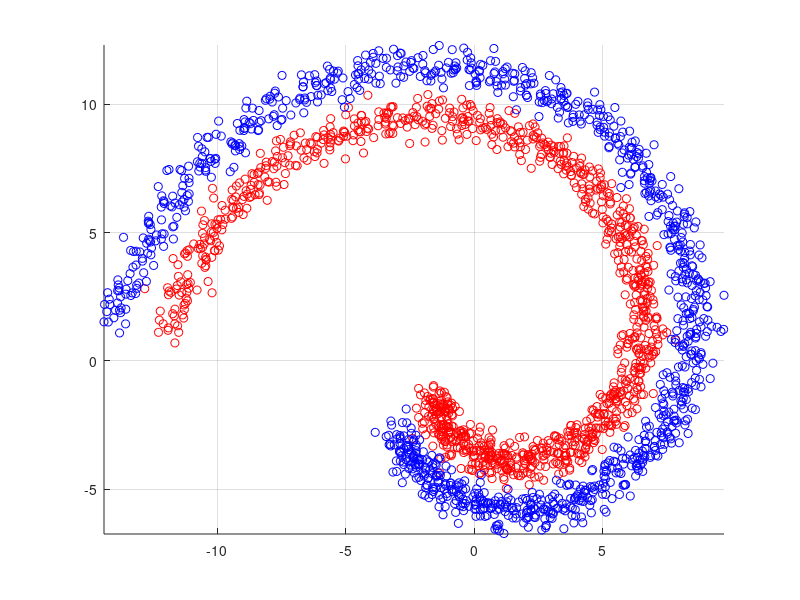

Here is the MATLAB script that generated this plot: (Note: this script raises an error after producing the figure.)
%A-Vzer
function [] = Matlab_NL_SVM_Classification()
        
    %% generate a random dataset
    [samples_c1 samples_c2] = generateDataset();
    N_SAMPLES = size(samples_c1,2);
         
    %% show samples
    figure(1)
    clf
    hold on
    plot(samples_c1(1,:),samples_c1(2,:),'ro')
    plot(samples_c2(1,:),samples_c2(2,:),'bo')   
    grid on
    axis equal
    drawnow
    
    
    
    %% fit the non-linear SVM (hint: use fitcsvm with a rbf kernelfunction)
    X = zeros(N_SAMPLES*2,2);
    y = zeros(1,N_SAMPLES*2);
    for i = 1:N_SAMPLES
        X(i,1) = samples_c1(1,i);
        X(i,2) = samples_c1(2,i);
        X(i+N_SAMPLES,1) = samples_c2(1,i);
        X(i+N_SAMPLES,2) = samples_c2(2,i);
        y(1,i) = 1;
        y(1,i+N_SAMPLES) = -1;
    end
    Mdl = fitcsvm(X,y,'KernelFunction','rbf');
            
    
    %% generate test samples
    [X Y]     = meshgrid(-15:0.25:10,-8:0.25:12);
    X         = X(:)';
    Y         = Y(:)';
    samples   = [X;Y];
    N_SAMPLES = size(samples,2);
    
    %% classify the samples 
    class = zeros(1,N_SAMPLES);
    %% Now use the predict function for convenience
    %%for i = 1:N_SAMPLES
    %%    samples_k(i,1) = samples(1,i);
    %%    samples_k(i,2) = samples(2,i);
    %%    samples_k(i,3) = exp(-(samples(1,i)*samples(2,i))^2); 
    %%end
    class = predict(Mdl,samples');
    

       
        
    %% show classified samples
    figure(2)
    clf
    hold on
    idx = find( class >= 0 );
    plot(samples(1,idx),samples(2,idx),'ro');
    idx = find( class < 0 );
    plot(samples(1,idx),samples(2,idx),'bo'); 
    grid on
    axis equal
    drawnow 
    
end



%% generate two class swirl dataset
function [samples_c1 samples_c2] = generateDataset()

    angles = -pi+0.75:0.01:pi-0.1;
    radius = 10/size(angles,2):10/size(angles,2):10;
    std    = 1/2.5;
    
    c1         = [cos(angles).*(radius+2); sin(angles).*(radius+2)];
    samples_c1 = [c1 + randn(2,size(c1,2))*std c1 + randn(2,size(c1,2))*std];
    
    c2         = [cos(angles).*(radius+4); sin(angles).*(radius+4)];
    samples_c2 = [c2 + randn(2,size(c2,2))*std c2 + randn(2,size(c2,2))*std];   
end



